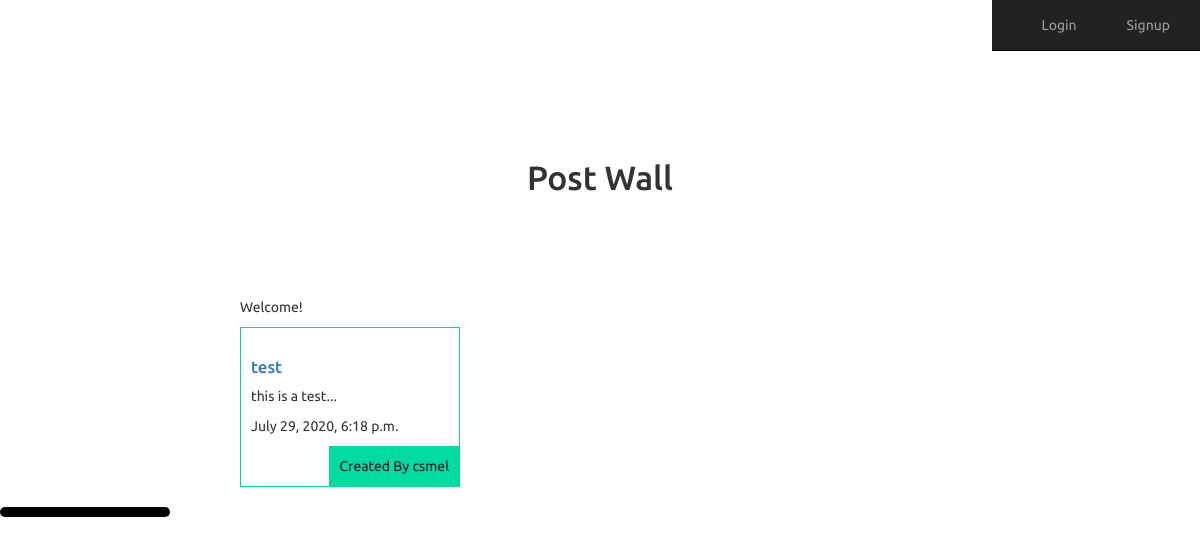
/articles/, run on an earlier commit of the app's database.
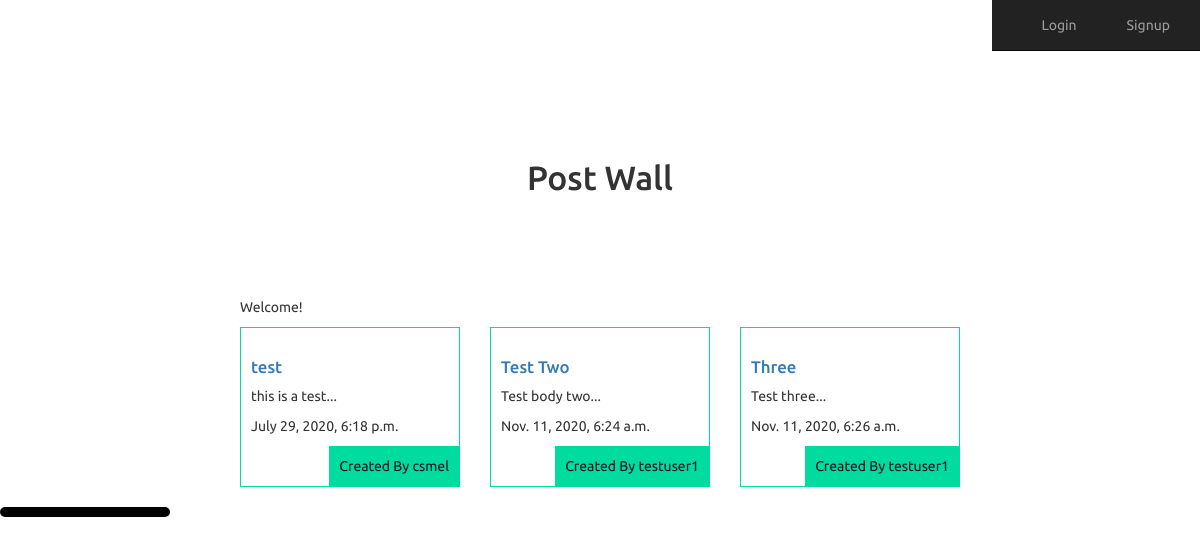
And on a later commit of the database.
### articles/models.py (models this page shows, shortened)
class Article(models.Model):
    title = models.CharField(max_length=100)
    slug = models.SlugField()
    body = models.TextField()
    date = models.DateTimeField(auto_now_add=True)
    like = models.IntegerField(default=0)
    userliked =  models.TextField(max_length=100, blank=True)
    thumb = models.ImageField(default='default.gif',blank=True)
    author = models.ForeignKey(User,on_delete=models.CASCADE, default=None)
    def snippet(self):
        return self.body[:50]+'...'

### articles/views.py (the view)
def article_list(request):
    articles = Article.objects.all().order_by('date')
    return render(request,'articles/article_list.html', {'articles': articles})

### articles/templates/articles/article_list.html
{% extends 'base_layout.html' %} {% load static %}
{% block content %}
  <h1>Post Wall</h1>
  <p>Welcome!</p>
<div class="articles">
{% for article in articles %}
<div class="article">
  <h2><a href="{% url 'articles:detail' slug=article.slug %}">{{ article.title }}</a></h2>
  <p>{{article.snippet}}</p>
  <p>{{article.date}}</p>
  <p class="author">Created By {{ article.author.username}}</p>
</div>
{% endfor %}
</div>
{% endblock %}

What changed in the data, as far as the page shows it:
added Article: title "Test Two", snippet "Test body two...", date "Nov. 11, 2020, 6:24 a.m.", author.username "testuser1"
added Article: title "Three", snippet "Test three...", date "Nov. 11, 2020, 6:26 a.m.", author.username "testuser1"
